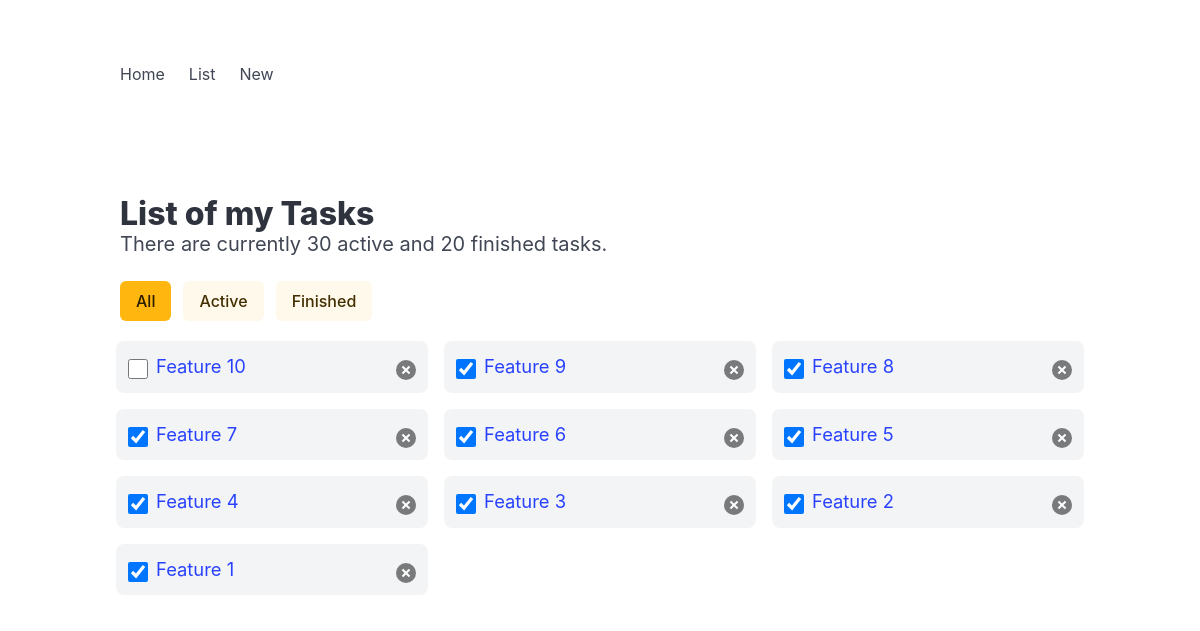
The app's page /todo/list/ (signed in), older data.
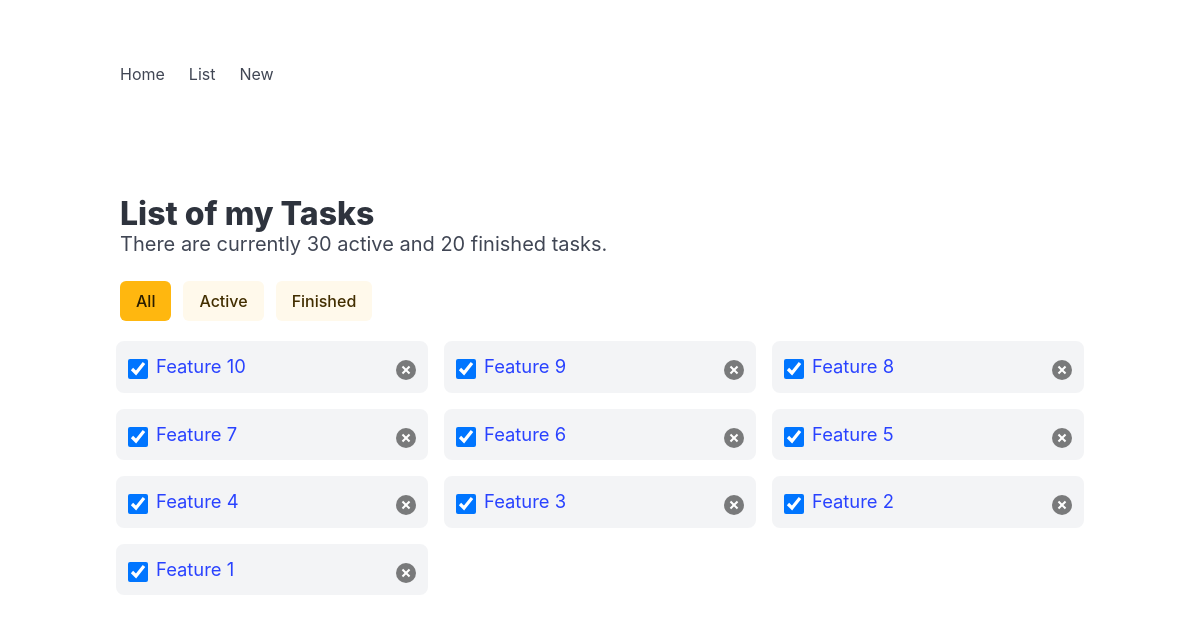
The same page, newer data.
### todo/models.py (models this page shows, shortened)
class Task(models.Model):
    user = models.ForeignKey(User, on_delete=models.CASCADE)
    title = models.CharField(max_length=100)
    desc = models.CharField(max_length=500)
    is_finished = models.BooleanField(default=False)
    finished_dt = models.DateTimeField(blank=True, null=True)
    dead_line_dt = models.DateTimeField(blank=True, null=True)
    create_dt = models.DateTimeField(auto_now_add=True)
    update_dt = models.DateTimeField(auto_now=True)

### todo/views.py (the view)
# urls.py: path('list/', views.todo_list, name='list'),
def todo_list(request):
    if request.user.is_authenticated:
        tasks = Task.objects.filter(user=request.user).order_by('-id')[0:100]
        context = {'tasks': tasks}
        return render(request, 'todo/list.html', context)
    else:
        return redirect('/todo')

### todo/templates/todo/list.html (shortened to what this page needs)
<!DOCTYPE html>
<html>
  <head>
    <link rel="stylesheet" href="https://cdn.jsdelivr.net/npm/bulma@1.0.2/css/bulma.min.css">
  </head>
  <body>
    {% include 'todo/includes/nav.html' %}
  <section class="section">
    <div class="container">
      <h1 class="title">List of my Tasks</h1>
      <p class="subtitle">There are currently 30 active and 20 finished tasks.</p>
      <div class="buttons">
        <a href="{{ request.path }}" class="button is-warning {% if 'active' in request.GET or 'finished' in request.GET %} is-light{% endif %}">All</a>
        <a href="{{ request.path }}?active" class="button is-warning {% if 'active' not in request.GET %} is-light{% endif %}">Active</a>
        <a href="{{ request.path }}?finished" class="button is-warning {% if 'finished' not in request.GET %} is-light{% endif %}">Finished</a>
      </div>
      {% if tasks %}
      <ul class="columns is-multiline" id="list">
        {% for task in tasks %}
          <li class="column is-4">
            <input type="checkbox" {% if task.is_finished %} checked {% endif %} title="Finish">
            <div>
              <a href="{% url 'todo:detail' number=task.id %}">{{ task.title }}</a>
              <br>
            </div>
            <button class="delete" title="Remove"></button>
          </li>
        {% endfor %}
        </ul>
      {% else %}
      <p class="is-size-5">No task to show here.</p>
      {% endif %}
    </div>
  </section>
  </body>
</html>

Row changes from the older to the newer data that the page shows:
changed Task "Feature 10": is_finished "☐" → "☑"
